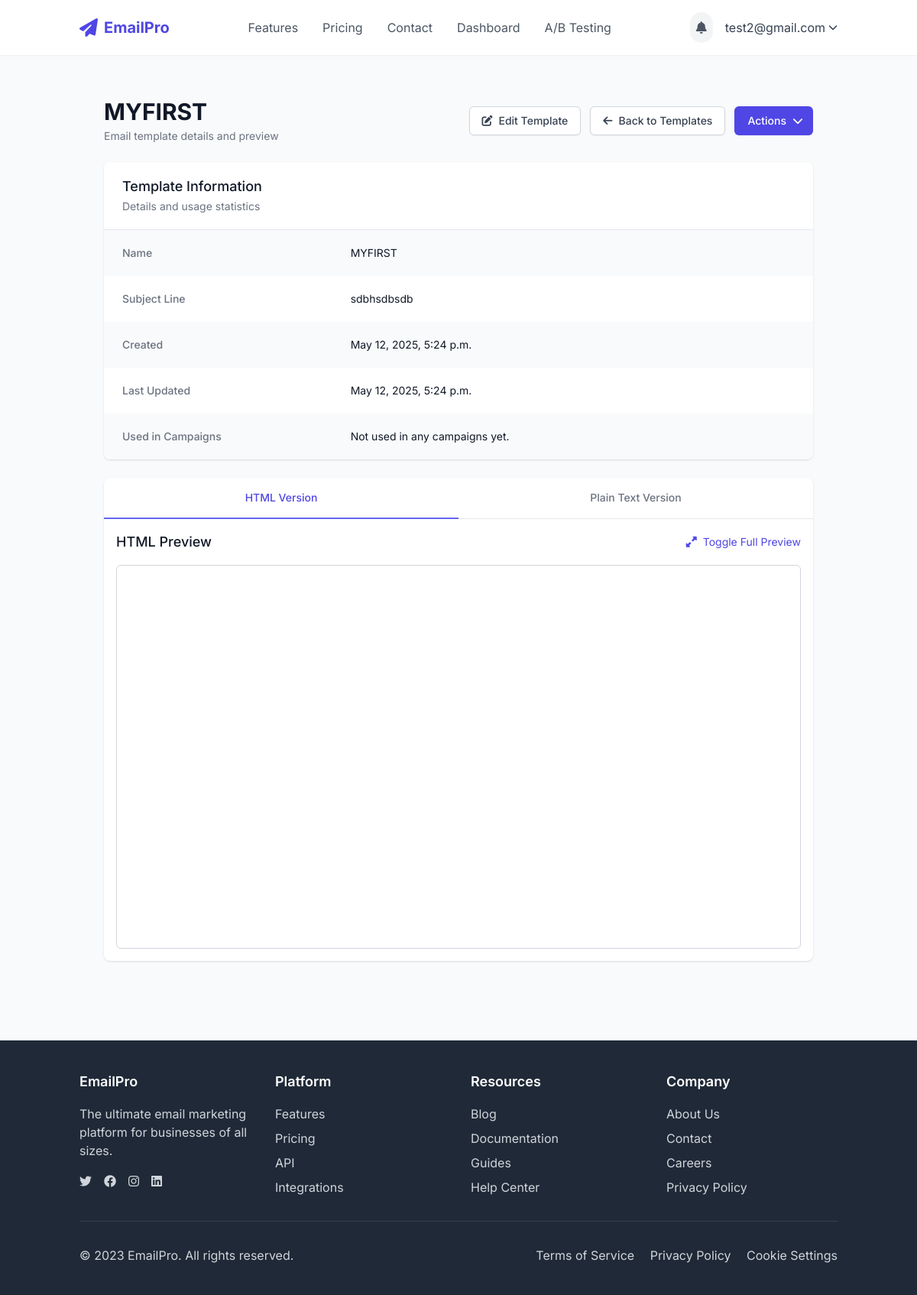
Screenshot of /templates/1/ (signed in) with the database file from the repository.
### users/models.py (models this page shows, shortened)
class CustomUser(AbstractUser):
    email = models.EmailField(_('email address'), unique=True)
    company_name = models.CharField(max_length=255, blank=True)
    profile_image = models.ImageField(upload_to='profile_images/', blank=True, null=True)
    subscription_plan = models.CharField(
        max_length=20,
        choices=[
            ('free', 'Free'),
            ('basic', 'Basic'),
            ('premium', 'Premium'),
            ('enterprise', 'Enterprise'),
        ],
        default='free'
    )
    usage_quota = models.PositiveIntegerField(default=100)  # Number of emails allowed to send
    is_verified = models.BooleanField(default=False)
    USERNAME_FIELD = 'email'
    REQUIRED_FIELDS = ['username']

### marketing/models.py (models this page shows, shortened)
class EmailTemplate(models.Model):
    owner = models.ForeignKey(settings.AUTH_USER_MODEL, on_delete=models.CASCADE, related_name='email_templates')
    name = models.CharField(max_length=100)
    subject = models.CharField(max_length=255)
    content = models.TextField()
    html_content = models.TextField(blank=True)
    created_at = models.DateTimeField(auto_now_add=True)
    updated_at = models.DateTimeField(auto_now=True)
    class Meta:
        ordering = ['-created_at']

### marketing/views.py (the view)
# urls.py: path('templates/<int:pk>/', views.email_template_detail, name='email_template_detail'),
@login_required
def email_template_detail(request, pk):
    template = get_object_or_404(EmailTemplate, pk=pk, owner=request.user)
    return render(request, 'marketing/email_template_detail.html', {'template': template})

### templates/marketing/email_template_detail.html (shortened to what this page needs)
{% extends 'base.html' %}
{% load static %}
{% load user_tags %}
{% block content %}
<div class="max-w-7xl mx-auto px-4 sm:px-6 lg:px-8 py-8">
    <div class="md:flex md:items-center md:justify-between mb-6">
        <div class="flex-1 min-w-0">
            <h2 class="text-2xl font-bold leading-7 text-gray-900 sm:text-3xl sm:truncate">
                {{ template.name }}
            </h2>
            <p class="mt-1 text-sm text-gray-500">
                Email template details and preview
            </p>
        </div>
        <div class="mt-4 flex md:mt-0 md:ml-4 space-x-3">
            <a href="{% url 'edit_email_template' pk=template.pk %}" class="inline-flex items-center px-4 py-2 border border-gray-300 rounded-md shadow-sm text-sm font-medium text-gray-700 bg-white hover:bg-gray-50 focus:outline-none focus:ring-2 focus:ring-offset-2 focus:ring-indigo-500">
                <i class="fas fa-edit mr-2"></i> Edit Template
            </a>
            <a href="{% url 'email_templates' %}" class="inline-flex items-center px-4 py-2 border border-gray-300 rounded-md shadow-sm text-sm font-medium text-gray-700 bg-white hover:bg-gray-50 focus:outline-none focus:ring-2 focus:ring-offset-2 focus:ring-indigo-500">
                <i class="fas fa-arrow-left mr-2"></i> Back to Templates
            </a>
            <div class="relative inline-block text-left" x-data="{ open: false }">
                <div>
                    <button type="button" @click="open = !open" class="inline-flex items-center px-4 py-2 border border-transparent rounded-md shadow-sm text-sm font-medium text-white bg-indigo-600 hover:bg-indigo-700 focus:outline-none focus:ring-2 focus:ring-offset-2 focus:ring-indigo-500" id="options-menu" aria-expanded="true" aria-haspopup="true">
                        Actions
                        <i class="fas fa-chevron-down ml-2 -mr-1"></i>
                    </button>
                </div>
            </div>
        </div>
    </div>
    <div class="bg-white shadow overflow-hidden sm:rounded-lg mb-6">
        <div class="px-4 py-5 sm:px-6">
            <h3 class="text-lg leading-6 font-medium text-gray-900">Template Information</h3>
            <p class="mt-1 max-w-2xl text-sm text-gray-500">Details and usage statistics</p>
        </div>
        <div class="border-t border-gray-200">
            <dl>
                <div class="bg-gray-50 px-4 py-5 sm:grid sm:grid-cols-3 sm:gap-4 sm:px-6">
                    <dt class="text-sm font-medium text-gray-500">Name</dt>
                    <dd class="mt-1 text-sm text-gray-900 sm:mt-0 sm:col-span-2">{{ template.name }}</dd>
                </div>
                <div class="bg-white px-4 py-5 sm:grid sm:grid-cols-3 sm:gap-4 sm:px-6">
                    <dt class="text-sm font-medium text-gray-500">Subject Line</dt>
                    <dd class="mt-1 text-sm text-gray-900 sm:mt-0 sm:col-span-2">{{ template.subject }}</dd>
                </div>
                <div class="bg-gray-50 px-4 py-5 sm:grid sm:grid-cols-3 sm:gap-4 sm:px-6">
                    <dt class="text-sm font-medium text-gray-500">Created</dt>
                    <dd class="mt-1 text-sm text-gray-900 sm:mt-0 sm:col-span-2">{{ template.created_at|date:"F j, Y, g:i a" }}</dd>
                </div>
                <div class="bg-white px-4 py-5 sm:grid sm:grid-cols-3 sm:gap-4 sm:px-6">
                    <dt class="text-sm font-medium text-gray-500">Last Updated</dt>
                    <dd class="mt-1 text-sm text-gray-900 sm:mt-0 sm:col-span-2">{{ template.updated_at|date:"F j, Y, g:i a" }}</dd>
                </div>
                <div class="bg-gray-50 px-4 py-5 sm:grid sm:grid-cols-3 sm:gap-4 sm:px-6">
                    <dt class="text-sm font-medium text-gray-500">Used in Campaigns</dt>
                    <dd class="mt-1 text-sm text-gray-900 sm:mt-0 sm:col-span-2">
                        {% if campaigns_count > 0 %}
                            {{ campaigns_count }} campaign{{ campaigns_count|pluralize }}
                            <a href="{% url 'campaigns_with_template' pk=template.pk %}" class="ml-2 text-indigo-600 hover:text-indigo-900">View campaigns</a>
                        {% else %}
                            Not used in any campaigns yet.
                        {% endif %}
                    </dd>
                </div>
            </dl>
        </div>
    </div>
    <div class="bg-white shadow sm:rounded-lg" x-data="{ tab: 'html' }">
        <div class="border-b border-gray-200">
            <nav class="-mb-px flex" aria-label="Tabs">
                <button @click="tab = 'html'" :class="{ 'border-indigo-500 text-indigo-600': tab === 'html', 'border-transparent text-gray-500 hover:text-gray-700 hover:border-gray-300': tab !== 'html' }" class="w-1/2 py-4 px-1 text-center border-b-2 font-medium text-sm">
                    HTML Version
                </button>
                <button @click="tab = 'text'" :class="{ 'border-indigo-500 text-indigo-600': tab === 'text', 'border-transparent text-gray-500 hover:text-gray-700 hover:border-gray-300': tab !== 'text' }" class="w-1/2 py-4 px-1 text-center border-b-2 font-medium text-sm">
                    Plain Text Version
                </button>
            </nav>
        </div>
        <div x-show="tab === 'html'" class="p-4">
            <div class="flex justify-between items-center mb-4">
                <h3 class="text-lg font-medium text-gray-900">HTML Preview</h3>
                <button id="toggle-iframe" class="text-sm text-indigo-600 hover:text-indigo-900">
                    <i class="fas fa-expand-alt mr-1"></i> Toggle Full Preview
                </button>
            </div>
            <div class="border border-gray-300 rounded-md overflow-hidden">
                <iframe id="template-preview" src="{% url 'template_preview' pk=template.pk %}" class="w-full transition-all duration-300" style="height: 500px;"></iframe>
            </div>
        </div>
    </div>
</div>
{% endblock %}

### templates/base.html (shortened to what this page needs)
{% load static %}
<!DOCTYPE html>
<html lang="en">
<head>
    <script src="https://cdn.tailwindcss.com"></script>
    <link rel="stylesheet" href="https://cdnjs.cloudflare.com/ajax/libs/font-awesome/6.4.0/css/all.min.css">
    <link rel="stylesheet" href="{% static 'css/auth.css' %}">
</head>
<body class="min-h-screen bg-gray-50 text-gray-800">
    <header class="bg-white shadow-sm">
        <div class="container mx-auto px-4 py-4 flex justify-between items-center">
            <a href="{% url 'home' %}" class="flex items-center space-x-2">
                <i class="fas fa-paper-plane text-indigo-600 text-2xl"></i>
                <span class="font-bold text-xl text-indigo-600">EmailPro</span>
            </a>
            <nav class="hidden md:flex space-x-8">
                <a href="{% url 'features' %}" class="text-gray-600 hover:text-indigo-600 transition-colors">Features</a>
                <a href="{% url 'pricing' %}" class="text-gray-600 hover:text-indigo-600 transition-colors">Pricing</a>
                <a href="{% url 'contact' %}" class="text-gray-600 hover:text-indigo-600 transition-colors">Contact</a>
                {% if user.is_authenticated %}
                    <a href="{% url 'dashboard' %}" class="text-gray-600 hover:text-indigo-600 transition-colors">Dashboard</a>
                    <a href="{% url 'ab_testing' %}" class="text-gray-600 hover:text-indigo-600 transition-colors">A/B Testing</a>
                {% endif %}
            </nav>
            <div class="flex items-center space-x-4">
                {% if user.is_authenticated %}
                    <div class="relative" x-data="notificationSystem()" x-init="loadNotifications()">
                        <button @click="open = !open" class="p-2 rounded-full bg-gray-100 text-gray-600 hover:bg-gray-200 focus:outline-none relative">
                            <i class="fas fa-bell"></i>
                        </button>
                    </div>
                    <div class="relative group">
                        <button class="flex items-center space-x-1 text-gray-700 hover:text-indigo-600">
                            <span>{{ user.email }}</span>
                            <i class="fas fa-chevron-down text-xs"></i>
                        </button>
                    </div>
                {% else %}
                    <a href="{% url 'login' %}" class="px-4 py-2 text-indigo-600 hover:text-indigo-800 transition-colors">Login</a>
                    <a href="{% url 'register' %}" class="px-4 py-2 bg-indigo-600 text-white rounded-md hover:bg-indigo-700 transition-colors">Sign Up</a>
                {% endif %}
            </div>
        </div>
    </header>
    <main class="container mx-auto px-4 py-6">
        {% block content %}{% endblock %}
    </main>
    <footer class="bg-gray-800 text-white mt-12">
        <div class="container mx-auto px-4 py-10">
            <div class="grid grid-cols-1 md:grid-cols-4 gap-8">
                <div>
                    <h3 class="text-lg font-semibold mb-4">EmailPro</h3>
                    <p class="text-gray-300 mb-4">The ultimate email marketing platform for businesses of all sizes.</p>
                    <div class="flex space-x-4">
                        <a href="#" class="text-gray-300 hover:text-white"><i class="fab fa-twitter"></i></a>
                        <a href="#" class="text-gray-300 hover:text-white"><i class="fab fa-facebook"></i></a>
                        <a href="#" class="text-gray-300 hover:text-white"><i class="fab fa-instagram"></i></a>
                        <a href="#" class="text-gray-300 hover:text-white"><i class="fab fa-linkedin"></i></a>
                    </div>
                </div>
                <div>
                    <h3 class="text-lg font-semibold mb-4">Platform</h3>
                    <ul class="space-y-2">
                        <li><a href="{% url 'features' %}" class="text-gray-300 hover:text-white">Features</a></li>
                        <li><a href="{% url 'pricing' %}" class="text-gray-300 hover:text-white">Pricing</a></li>
                        <li><a href="#" class="text-gray-300 hover:text-white">API</a></li>
                        <li><a href="#" class="text-gray-300 hover:text-white">Integrations</a></li>
                    </ul>
                </div>
                <div>
                    <h3 class="text-lg font-semibold mb-4">Resources</h3>
                    <ul class="space-y-2">
                        <li><a href="#" class="text-gray-300 hover:text-white">Blog</a></li>
                        <li><a href="#" class="text-gray-300 hover:text-white">Documentation</a></li>
                        <li><a href="#" class="text-gray-300 hover:text-white">Guides</a></li>
                        <li><a href="#" class="text-gray-300 hover:text-white">Help Center</a></li>
                    </ul>
                </div>
                <div>
                    <h3 class="text-lg font-semibold mb-4">Company</h3>
                    <ul class="space-y-2">
                        <li><a href="#" class="text-gray-300 hover:text-white">About Us</a></li>
                        <li><a href="{% url 'contact' %}" class="text-gray-300 hover:text-white">Contact</a></li>
                        <li><a href="#" class="text-gray-300 hover:text-white">Careers</a></li>
                        <li><a href="#" class="text-gray-300 hover:text-white">Privacy Policy</a></li>
                    </ul>
                </div>
            </div>
            <div class="border-t border-gray-700 mt-8 pt-8 flex flex-col md:flex-row justify-between">
                <p class="text-gray-300">© 2023 EmailPro. All rights reserved.</p>
                <div class="mt-4 md:mt-0">
                    <a href="#" class="text-gray-300 hover:text-white mr-4">Terms of Service</a>
                    <a href="#" class="text-gray-300 hover:text-white mr-4">Privacy Policy</a>
                    <a href="#" class="text-gray-300 hover:text-white">Cookie Settings</a>
                </div>
            </div>
        </div>
    </footer>
</body>
</html>

### static/css/auth.css (style rules this page uses)
a { color: #4f46e5; text-decoration: none; }

### templates/base.html (style rules this page uses)
body { font-family: 'Inter', sans-serif; }

### rows the page displays
CustomUser: email "test2@gmail.com"
EmailTemplate: name "MYFIRST", subject "sdbhsdbsdb", created_at "May 12, 2025, 5:24 p.m.", updated_at "May 12, 2025, 5:24 p.m."
